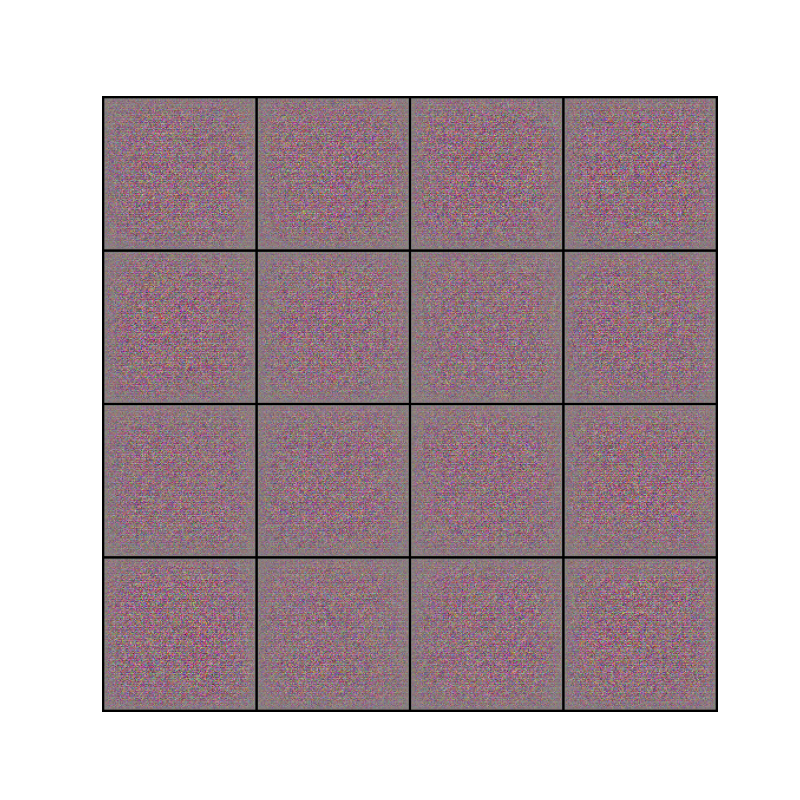
#> input picture gif_maker/input/celeba_generated_epoch_0.png, 800 x 800 px; its folder holds only this picture in this run
$ python gif_maker.py
#> lines starting #> are read from the running program, lines starting #| are printed output that depends on the picture
import os
from PIL import Image, ImageDraw, ImageFont


def create_gif_from_photos(input_folder, output_file):
    # Get all image files from the input folder and sort them by name
#> called with input_folder = 'input', output_file = 'output.gif'
    image_files = [f for f in os.listdir(input_folder) if f.lower().endswith(('.png', '.jpg', '.jpeg', '.gif', '.bmp'))]
    image_files.sort()

    images = []
    durations = []
    base_duration = 300  # Start with 5000ms (5 seconds)
    min_duration = 10  # Minimum duration of 10ms
    max_duration = 300  # Maximum allowed duration in milliseconds

    for i, image_file in enumerate(image_files):
        # Open the image
        img = Image.open(os.path.join(input_folder, image_file)).convert("RGBA")
#> img is the input picture: PIL image 800x800 RGBA; mean R, G, B, A 185.4, 169.5, 175.4, 255

        # Create a drawing object
        draw = ImageDraw.Draw(img)

        # Prepare the font
        font_size = 40
        try:
            font = ImageFont.truetype("/System/Library/Fonts/Supplemental/Arial.ttf", font_size)
        except IOError:
            font = ImageFont.load_default()

        # Prepare the text
        text = f"Frame: {i}"

        # Get text size
        left, top, right, bottom = draw.textbbox((0, 0), text, font=font)
#> left = 0; top = 8; right = 176; bottom = 38
        text_width = right - left
#> text_width = 176
        text_height = bottom - top
#> text_height = 30

        # Calculate position (top-right corner)
        position = (img.width - text_width - 10, 10)
#> position = (614, 10)

        # Draw a semi-transparent background for the text
        text_bg = Image.new('RGBA', (text_width + 20, text_height + 20), (0, 0, 0, 128))
        img.paste(text_bg, (position[0] - 10, position[1] - 10), text_bg)

        # Draw the text
        draw.text(position, text, font=font, fill=(255, 255, 255, 255))

        images.append(img)

        # Calculate duration (exponential decrease)
        duration = max(min_duration, min(int(base_duration / (2 ** (i / 10))), max_duration))
        durations.append(duration)

    # Save as GIF
    images[0].save(
        output_file,
        save_all=True,
        append_images=images[1:],
        duration=durations,
        loop=0
    )
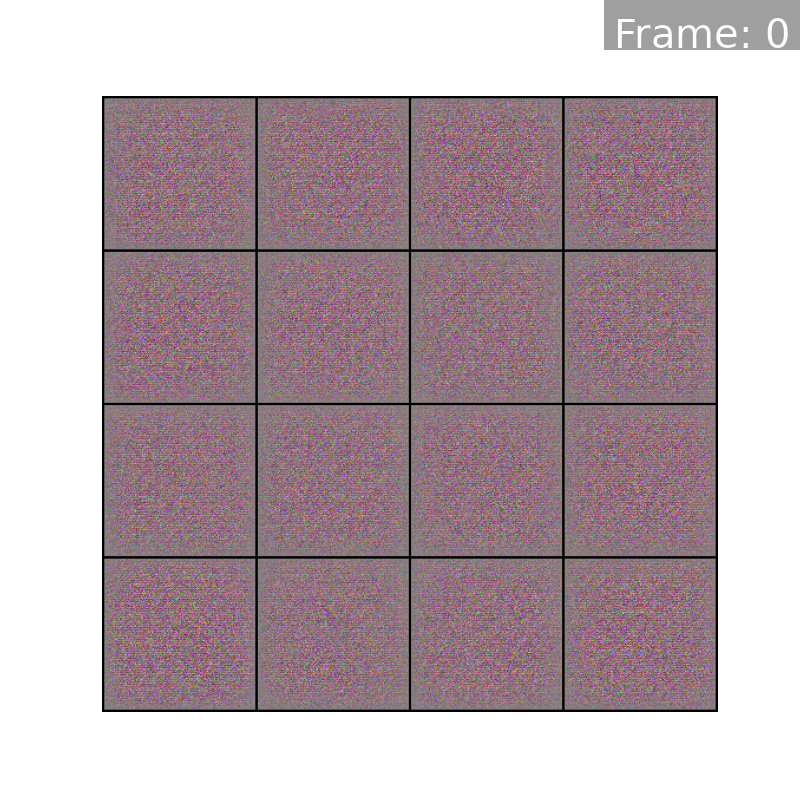
#> saved as output.gif: PIL image 800x800 RGBA; mean R, G, B, A 183.7, 167.8, 173.7, 254.2; transparent parts drawn white

    return durations


def main():
    input_folder = "input"  # Replace with your input folder path
    output_file = "output.gif"  # Replace with your desired output file name

    durations = create_gif_from_photos(input_folder, output_file)

    print(f"GIF created successfully: {output_file}")
    print(f"Frame durations: {durations}")


if __name__ == "__main__":
    main()
